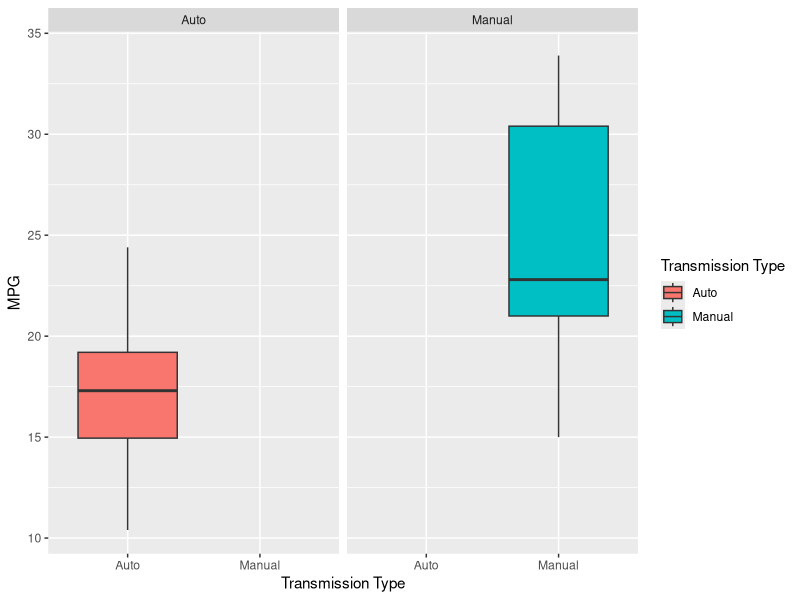
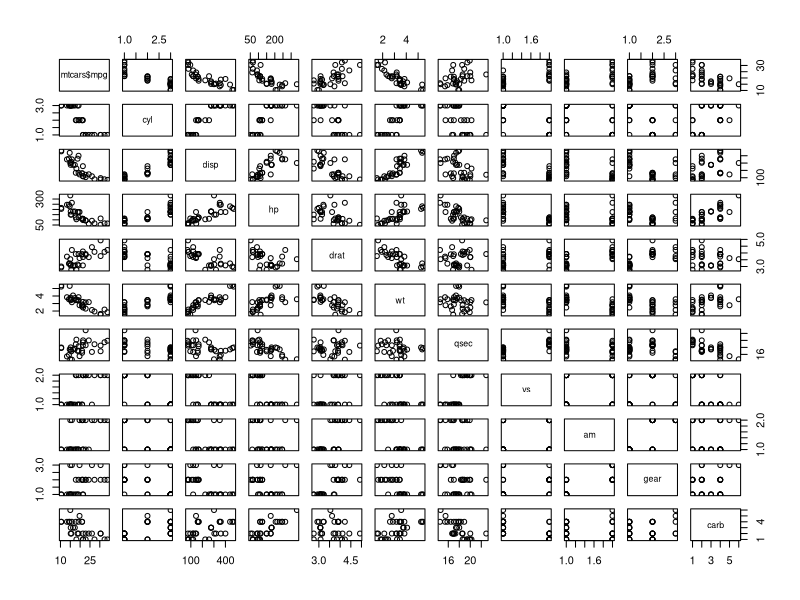
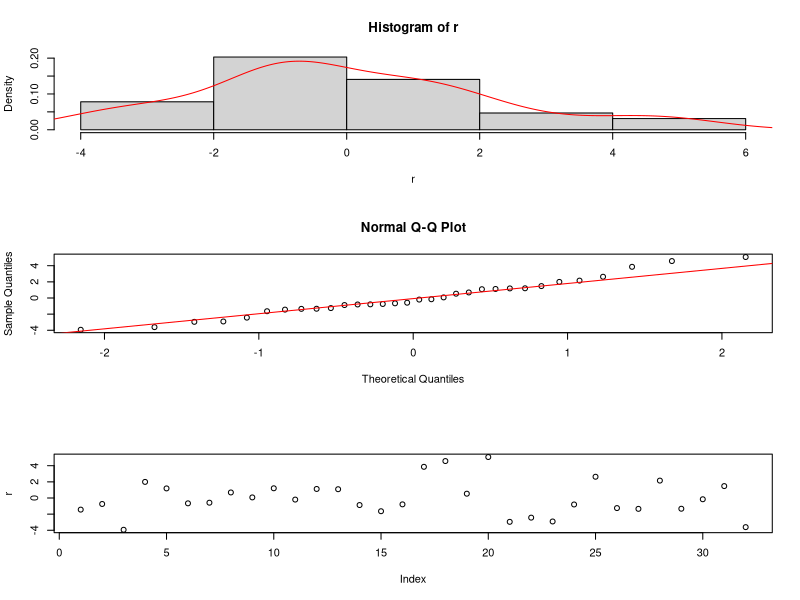

These figures' R source, in order:
## ---- chunk 1
#Get some information regarding the data set mtcars
?mtcars
#Load the mtcars data set
data(mtcars)
#See the structure of the data along with each variable
#and their particular class
str(mtcars)
#See the first 6 values
head(mtcars)
#See the names of the variables for the data set
names(mtcars)
#Convert transmission, engine shape, carbeurator, cylinder
#and gear to factor variables
mtcars[["am"]] <- factor(mtcars[["am"]], levels = c(0,1), labels = c("Auto", "Manual"))
mtcars[["vs"]] <- factor(mtcars[["vs"]])
mtcars[["carb"]] <- factor(mtcars[["carb"]])
mtcars[["cyl"]] <- factor(mtcars[["cyl"]])
mtcars[["gear"]] <- factor(mtcars[["gear"]])
#Exploratory plots are in the appendix
## ---- chunk 2
#Subset the data of mtcars outcome mpg as a linear model
#or function of transmission type and calculate the mean
#for the subset
aggregate(mtcars[["mpg"]] ~ mtcars[["am"]], mtcars, mean)
#Create two variables to set boolean equal to character string of Auto and 
#manual
a <- mtcars[mtcars[["am"]] == "Auto",]
m <- mtcars[mtcars[["am"]] == "Manual",]
#Conduct t-test both subsetted data
t.test(a[["mpg"]], m[["mpg"]])
auto_manual_t_test <- t.test(a[["mpg"]], m[["mpg"]])
#Create confidence interval
auto_manual_t_test[["conf.int"]]
#See the validity of a linear model with just mpg and transmission type 
linear_model_1 <- lm(mtcars$mpg ~ mtcars[["am"]], mtcars)
#Calculate the summary and AIC and BIC values
summary(linear_model_1)
AIC(linear_model_1)
BIC(linear_model_1)
#Values indicate a positive outcome, add more predictors to the model from the
#pairs plot in the appendix 
multivariable_model <- lm(mtcars$mpg ~ mtcars[["am"]] + mtcars[["cyl"]] + 
mtcars[["disp"]] + mtcars[["hp"]] + mtcars[["wt"]], mtcars)
#See analysis of variance summary on both models
anova(linear_model_1, multivariable_model)
#See just the summary for the multi-variable model and see the AIC and BIC values
summary(multivariable_model)
AIC(multivariable_model)
BIC(multivariable_model)
#Calculate the residuals of the multi-variable model
r <- resid(multivariable_model)
#Regression plots are in the appendix
## ---- chunk 3
#Exploratory Analysis Plots

#Create boxplot to see quartiles and if there are any outliers
library(ggplot2)
ggplot(mtcars, aes(mtcars[["am"]], mtcars[["mpg"]], fill = mtcars[["am"]])) +
geom_boxplot() + facet_wrap(. ~ mtcars[["am"]]) + xlab("Transmission Type") +
ylab("MPG") + guides(fill = guide_legend(title = "Transmission Type"))
#Create plot to see which variables seem to have a correlation
pairs(mtcars$mpg ~ ., mtcars)

#Regression Analysis Plots
#Analyze the residuals and conduct tests for normality
par(mfrow = c(3,1))
hist(r, probability = TRUE)
lines(density(r), col = "red")
qqnorm(r)
qqline(r, col = "red")
var(r)
shapiro.test(r)
plot(r)
